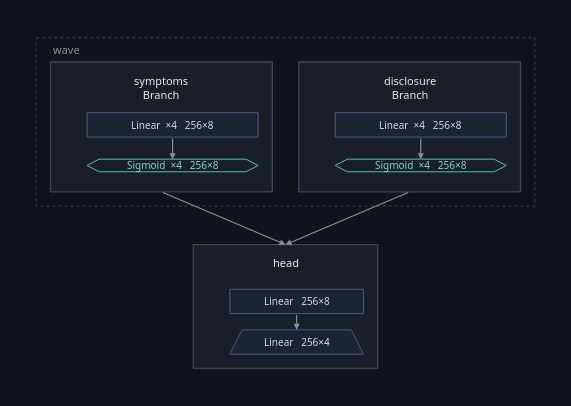

The notebook cell saved with this chart:
### Markdown cell above
## The architecture, proposed

One branch per channel so that each can be looked at on its own — which is the
point of declaring a graph rather than writing one `nn.Module` — and a head
that joins them.

### Code cell
class Branch(Node):
    """Reads its own channel out of the input and encodes it."""

    def __init__(self, key, depth=4, activation="sigmoid"):
        self.key = key
        self.net = torch.nn.Sequential(
            *[
                m
                for _ in range(depth)
                for m in (
                    torch.nn.Linear(WIDTH, WIDTH),
                    {"sigmoid": torch.nn.Sigmoid(), "gelu": torch.nn.GELU()}[activation],
                )
            ]
        )

    def forward(self, said, ctx):
        return Opaque(self.net(said[self.key]))

    def parameters(self):
        return list(self.net.parameters())


class Head(Node):
    def __init__(self, squeeze=WIDTH):
        self.down = torch.nn.Linear(2 * WIDTH, squeeze)
        self.up = torch.nn.Linear(squeeze, OUT)

    def forward(self, said, ctx):
        joined = torch.cat(list(said.values()), dim=1)
        return Opaque(self.up(torch.relu(self.down(joined))))

    def parameters(self):
        return list(self.down.parameters()) + list(self.up.parameters())


def built(depth=4, activation="sigmoid", squeeze=WIDTH):
    return Graph.somatize(
        (
            Branch("symptoms", depth, activation).named("symptoms")
            | Branch("disclosure", depth, activation).named("disclosure")
        )
        >> Head(squeeze).named("head")
    )


first = built()
first.figure(inside=architecture(first, DATA[0][0]))

### Figure 1 — Plotly figure (JSON) as saved in the notebook; plotly's stock layout.template omitted (floating-point values rounded to 4 significant figures)
{"data": [{"hoverinfo": "text", "hovertext": ["<b>symptoms</b><br>class: Branch<br>device: cpu", "<b>disclosure</b><br>class: Branch<br>device: cpu", "<b>head</b><br>class: Head<br>device: cpu"], "marker": {"opacity": 0, "size": 1}, "mode": "markers", "showlegend": false, "type": "scatter", "x": [123.3, 367.9, 245.6], "y": [88.0, 88.0, 265.0]}], "layout": {"annotations": [{"align": "left", "font": {"color": "#868ea3", "family": "system-ui, -apple-system, Segoe UI, Roboto, sans-serif", "size": 11}, "showarrow": false, "text": "wave", "x": 14.0, "xanchor": "left", "y": 12.0, "yanchor": "middle"}, {"align": "center", "font": {"color": "#e7e9ef", "family": "system-ui, -apple-system, Segoe UI, Roboto, sans-serif", "size": 11}, "showarrow": false, "text": "symptoms<br>Branch", "x": 123.3, "xanchor": "center", "y": 49.0, "yanchor": "middle"}, {"align": "center", "font": {"color": "#cfd8ee", "family": "system-ui, -apple-system, Segoe UI, Roboto, sans-serif", "size": 10}, "showarrow": false, "text": "Linear  ×4   256×8", "x": 134.3, "xanchor": "center", "y": 86.0, "yanchor": "middle"}, {"align": "center", "font": {"color": "#7fd8c9", "family": "system-ui, -apple-system, Segoe UI, Roboto, sans-serif", "size": 10}, "showarrow": false, "text": "Sigmoid  ×4   256×8", "x": 134.3, "xanchor": "center", "y": 126.0, "yanchor": "middle"}, {"align": "center", "font": {"color": "#e7e9ef", "family": "system-ui, -apple-system, Segoe UI, Roboto, sans-serif", "size": 11}, "showarrow": false, "text": "disclosure<br>Branch", "x": 367.9, "xanchor": "center", "y": 49.0, "yanchor": "middle"}, {"align": "center", "font": {"color": "#cfd8ee", "family": "system-ui, -apple-system, Segoe UI, Roboto, sans-serif", "size": 10}, "showarrow": false, "text": "Linear  ×4   256×8", "x": 378.9, "xanchor": "center", "y": 86.0, "yanchor": "middle"}, {"align": "center", "font": {"color": "#7fd8c9", "family": "system-ui, -apple-system, Segoe UI, Roboto, sans-serif", "size": 10}, "showarrow": false, "text": "Sigmoid  ×4   256×8", "x": 378.9, "xanchor": "center", "y": 126.0, "yanchor": "middle"}, {"align": "center", "font": {"color": "#e7e9ef", "family": "system-ui, -apple-system, Segoe UI, Roboto, sans-serif", "size": 11}, "showarrow": false, "text": "head", "x": 245.6, "xanchor": "center", "y": 221.5, "yanchor": "middle"}, {"align": "center", "font": {"color": "#cfd8ee", "family": "system-ui, -apple-system, Segoe UI, Roboto, sans-serif", "size": 10}, "showarrow": false, "text": "Linear   256×8", "x": 256.6, "xanchor": "center", "y": 260.0, "yanchor": "middle"}, {"align": "center", "font": {"color": "#cfd8ee", "family": "system-ui, -apple-system, Segoe UI, Roboto, sans-serif", "size": 10}, "showarrow": false, "text": "Linear   256×4", "x": 256.6, "xanchor": "center", "y": 300.0, "yanchor": "middle"}, {"arrowcolor": "#868ea3", "arrowhead": 2, "arrowsize": 1, "arrowwidth": 1.2, "ax": 134.3, "axref": "x", "ay": 98.0, "ayref": "y", "showarrow": true, "text": "", "x": 134.3, "xref": "x", "y": 119.8, "yref": "y"}, {"arrowcolor": "#868ea3", "arrowhead": 2, "arrowsize": 1, "arrowwidth": 1.2, "ax": 378.9, "axref": "x", "ay": 98.0, "ayref": "y", "showarrow": true, "text": "", "x": 378.9, "xref": "x", "y": 119.8, "yref": "y"}, {"arrowcolor": "#868ea3", "arrowhead": 2, "arrowsize": 1, "arrowwidth": 1.2, "ax": 256.6, "axref": "x", "ay": 272.0, "ayref": "y", "showarrow": true, "text": "", "x": 256.6, "xref": "x", "y": 288.0, "yref": "y"}, {"arrowcolor": "#868ea3", "arrowhead": 2, "arrowsize": 1, "arrowwidth": 1.2, "ax": 123.3, "axref": "x", "ay": 152.0, "ayref": "y", "showarrow": true, "text": "", "x": 245.6, "xref": "x", "y": 204.0, "yref": "y"}, {"arrowcolor": "#868ea3", "arrowhead": 2, "arrowsize": 1, "arrowwidth": 1.2, "ax": 367.9, "axref": "x", "ay": 152.0, "ayref": "y", "showarrow": true, "text": "", "x": 245.6, "xref": "x", "y": 204.0, "yref": "y"}], "font": {"color": "#e7e9ef", "family": "system-ui, -apple-system, Segoe UI, Roboto, sans-serif", "size": 12}, "height": 406.0, "hoverlabel": {"align": "left", "bgcolor": "#1a1e28", "bordercolor": "#2c3242", "font": {"color": "#e7e9ef", "family": "system-ui, -apple-system, Segoe UI, Roboto, sans-serif"}}, "legend": {"bgcolor": "rgba(0,0,0,0)", "font": {"color": "#868ea3"}, "orientation": "h", "x": 1, "xanchor": "right", "y": 1.02, "yanchor": "bottom"}, "margin": {"b": 16, "l": 16, "r": 16, "t": 16}, "paper_bgcolor": "#101319", "plot_bgcolor": "#101319", "shapes": [{"fillcolor": "rgba(0,0,0,0)", "layer": "below", "line": {"color": "#2c3242", "dash": "dot", "width": 1.6}, "type": "rect", "x0": 0.0, "x1": 491.2, "y0": 0.0, "y1": 166.0}, {"fillcolor": "#1a1e28", "layer": "below", "line": {"color": "#3d4459", "width": 1.4}, "type": "rect", "x0": 14.0, "x1": 232.6, "y0": 24.0, "y1": 152.0}, {"fillcolor": "#1c2333", "layer": "below", "line": {"color": "#4a5a86", "width": 1.0}, "path": "M 50.0,74.0 L 218.6,74.0 L 218.6,98.0 L 50.0,98.0 Z", "type": "path", "xref": "x", "yref": "y"}, {"fillcolor": "rgba(0,0,0,0)", "layer": "below", "line": {"color": "#4fc3b0", "width": 1.0}, "path": "M 50.0,126.0 L 62.0,119.76 L 206.6,119.76 L 218.6,126.0 L 206.6,132.24 L 62.0,132.24 Z", "type": "path", "xref": "x", "yref": "y"}, {"fillcolor": "#1a1e28", "layer": "below", "line": {"color": "#3d4459", "width": 1.4}, "type": "rect", "x0": 258.6, "x1": 477.2, "y0": 24.0, "y1": 152.0}, {"fillcolor": "#1c2333", "layer": "below", "line": {"color": "#4a5a86", "width": 1.0}, "path": "M 294.6,74.0 L 463.20000000000005,74.0 L 463.20000000000005,98.0 L 294.6,98.0 Z", "type": "path", "xref": "x", "yref": "y"}, {"fillcolor": "rgba(0,0,0,0)", "layer": "below", "line": {"color": "#4fc3b0", "width": 1.0}, "path": "M 294.6,126.0 L 306.6,119.76 L 451.20000000000005,119.76 L 463.20000000000005,126.0 L 451.20000000000005,132.24 L 306.6,132.24 Z", "type": "path", "xref": "x", "yref": "y"}, {"fillcolor": "#1a1e28", "layer": "below", "line": {"color": "#3d4459", "width": 1.4}, "type": "rect", "x0": 154.8, "x1": 336.4, "y0": 204.0, "y1": 326.0}, {"fillcolor": "#1c2333", "layer": "below", "line": {"color": "#4a5a86", "width": 1.0}, "path": "M 190.79999999999998,248.0 L 322.4,248.0 L 322.4,272.0 L 190.79999999999998,272.0 Z", "type": "path", "xref": "x", "yref": "y"}, {"fillcolor": "#1c2333", "layer": "below", "line": {"color": "#4a5a86", "width": 1.0}, "path": "M 202.79999999999998,288.0 L 310.4,288.0 L 322.4,312.0 L 190.79999999999998,312.0 Z", "type": "path", "xref": "x", "yref": "y"}], "width": 571.2, "xaxis": {"range": [-20, 511.2], "visible": false}, "yaxis": {"range": [346.0, -20], "scaleanchor": "x", "visible": false}}}
